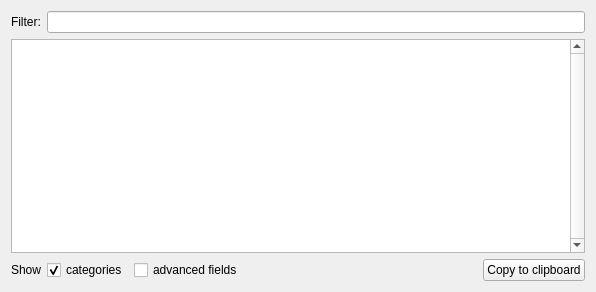
<?xml version="1.0" encoding="UTF-8"?>
<ui version="4.0">
 <class>QtLogViewClass</class>
 <widget class="QWidget" name="QtLogViewClass">
  <property name="geometry">
   <rect>
    <x>0</x>
    <y>0</y>
    <width>596</width>
    <height>292</height>
   </rect>
  </property>
  <property name="sizePolicy">
   <sizepolicy hsizetype="Expanding" vsizetype="Minimum">
    <horstretch>0</horstretch>
    <verstretch>0</verstretch>
   </sizepolicy>
  </property>
  <property name="windowTitle">
   <string>QtLogView</string>
  </property>
  <layout class="QVBoxLayout" name="verticalLayout">
   <item>
    <layout class="QHBoxLayout" name="horizontalLayout_2">
     <item>
      <widget class="QLabel" name="filterLabel">
       <property name="sizePolicy">
        <sizepolicy hsizetype="Minimum" vsizetype="Minimum">
         <horstretch>0</horstretch>
         <verstretch>0</verstretch>
        </sizepolicy>
       </property>
       <property name="text">
        <string>Filter:</string>
       </property>
      </widget>
     </item>
     <item>
      <widget class="QLineEdit" name="filterContent"/>
     </item>
    </layout>
   </item>
   <item>
    <widget class="QTableView" name="tableView">
     <property name="sizePolicy">
      <sizepolicy hsizetype="Expanding" vsizetype="Expanding">
       <horstretch>0</horstretch>
       <verstretch>0</verstretch>
      </sizepolicy>
     </property>
     <property name="font">
      <font>
       <pointsize>8</pointsize>
      </font>
     </property>
     <property name="verticalScrollBarPolicy">
      <enum>Qt::ScrollBarAlwaysOn</enum>
     </property>
     <property name="tabKeyNavigation">
      <bool>false</bool>
     </property>
     <property name="showDropIndicator" stdset="0">
      <bool>false</bool>
     </property>
     <property name="dragEnabled">
      <bool>false</bool>
     </property>
     <property name="dragDropMode">
      <enum>QAbstractItemView::NoDragDrop</enum>
     </property>
     <property name="alternatingRowColors">
      <bool>true</bool>
     </property>
     <property name="selectionMode">
      <enum>QAbstractItemView::ExtendedSelection</enum>
     </property>
     <property name="selectionBehavior">
      <enum>QAbstractItemView::SelectRows</enum>
     </property>
     <property name="textElideMode">
      <enum>Qt::ElideLeft</enum>
     </property>
     <property name="verticalScrollMode">
      <enum>QAbstractItemView::ScrollPerPixel</enum>
     </property>
     <property name="horizontalScrollMode">
      <enum>QAbstractItemView::ScrollPerPixel</enum>
     </property>
     <property name="showGrid">
      <bool>false</bool>
     </property>
     <property name="gridStyle">
      <enum>Qt::DashLine</enum>
     </property>
     <property name="wordWrap">
      <bool>false</bool>
     </property>
     <property name="cornerButtonEnabled">
      <bool>false</bool>
     </property>
     <attribute name="horizontalHeaderDefaultSectionSize">
      <number>64</number>
     </attribute>
     <attribute name="horizontalHeaderMinimumSectionSize">
      <number>0</number>
     </attribute>
     <attribute name="verticalHeaderVisible">
      <bool>false</bool>
     </attribute>
     <attribute name="verticalHeaderDefaultSectionSize">
      <number>16</number>
     </attribute>
     <attribute name="verticalHeaderHighlightSections">
      <bool>false</bool>
     </attribute>
     <attribute name="verticalHeaderMinimumSectionSize">
      <number>8</number>
     </attribute>
    </widget>
   </item>
   <item>
    <layout class="QHBoxLayout" name="horizontalLayout">
     <item>
      <widget class="QLabel" name="label">
       <property name="text">
        <string>Show</string>
       </property>
      </widget>
     </item>
     <item>
      <widget class="QCheckBox" name="ShowCategory">
       <property name="text">
        <string>categories</string>
       </property>
       <property name="checked">
        <bool>true</bool>
       </property>
      </widget>
     </item>
     <item>
      <widget class="QCheckBox" name="ShowAdvancedFields">
       <property name="text">
        <string>advanced fields</string>
       </property>
       <property name="checked">
        <bool>false</bool>
       </property>
      </widget>
     </item>
     <item>
      <spacer name="horizontalSpacer">
       <property name="orientation">
        <enum>Qt::Horizontal</enum>
       </property>
       <property name="sizeHint" stdset="0">
        <size>
         <width>40</width>
         <height>20</height>
        </size>
       </property>
      </spacer>
     </item>
     <item>
      <widget class="QPushButton" name="SaveToClipboard">
       <property name="text">
        <string>Copy to clipboard</string>
       </property>
      </widget>
     </item>
    </layout>
   </item>
  </layout>
 </widget>
 <layoutdefault spacing="6" margin="11"/>
 <resources/>
 <connections/>
</ui>
